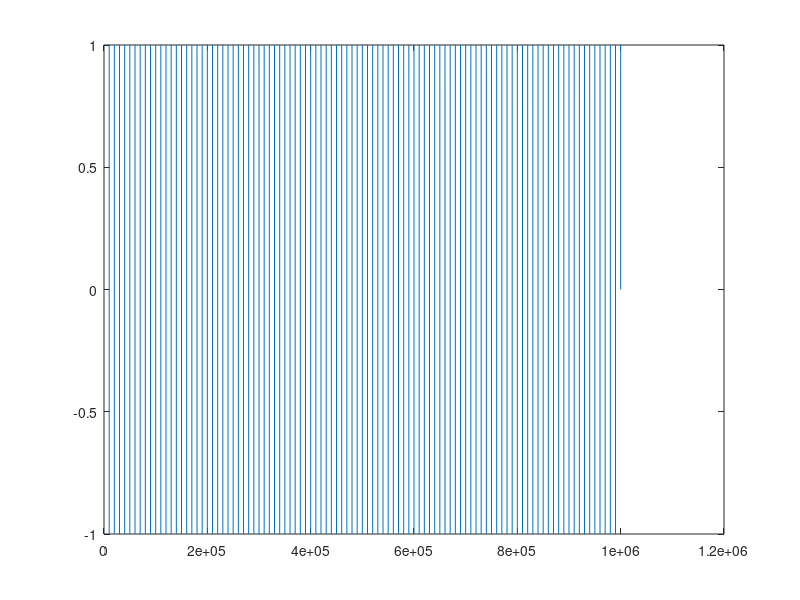

Here is the MATLAB script that generated this plot: (Note: this script raises an error after producing the figure.)
y = zeros(1,1e6);
% y(1:10000) = 0;
% y(1e5:2e5) = 1;
% y(2e5:3e5) = -1;
% y(3e5:4e5) = 1;
% y(4e5:5e5) = -1;
% y(5e5:6e5) = 1;
% y(6e5:7e5) = -1;
% y(7e5:8e5) = 1;
% y(8e5:9e5) = -1;
% y(9e5:10e5) = 1;

x = 1:1e2;
y = cos(x*pi);
pw = 1e4;
out = conv(upsample(y,pw),ones(1,pw));

plot(out)

write_usrp_data_file(out, 'data.dat')